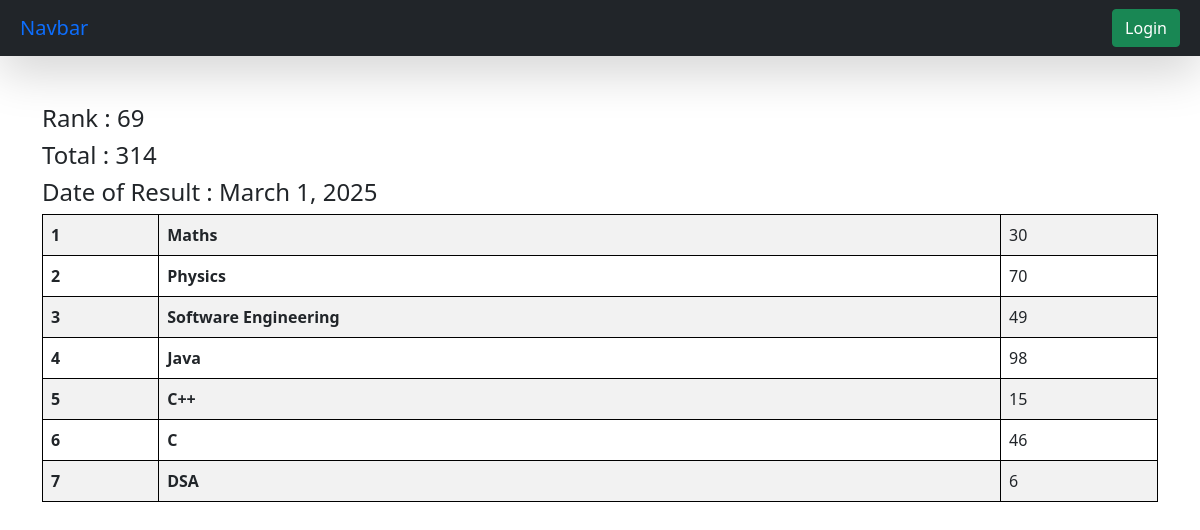
Screenshot of /check_marks/STU-0218 with the database file from the repository.
### ReportCard/models.py (models this page shows, shortened)
class SubjectMarks(models.Model):
  student = models.ForeignKey(Student , related_name="studentmarks" , on_delete=models.CASCADE)
  subject = models.ForeignKey(Subject , on_delete=models.CASCADE )
  marks = models.IntegerField()
  class Meta:
    unique_together = ['student' , 'subject']

class Student(models.Model):
  department = models.ForeignKey(Department , related_name="depart" , on_delete=models.CASCADE )
  student_id = models.OneToOneField(StudentID , related_name="studentid" , on_delete=models.CASCADE)
  student_name = models.CharField(max_length=100)
  student_email = models.EmailField(unique=True)
  student_age = models.IntegerField(default=18)
  student_address = models.TextField()
  class Meta:
    ordering = ['student_name']
    verbose_name = "student"

class ReportCard(models.Model):
  student = models.ForeignKey(Student , related_name="studentreportcard" , on_delete=models.CASCADE)
  student_rank = models.IntegerField()
  date_of_report_card_generation = models.DateField(auto_now_add= True)
  class Meta:
    unique_together = ['student_rank' ,'date_of_report_card_generation' ]

class Subject(models.Model):
  subject_name = models.CharField(max_length=100)

### ReportCard/views.py (the view)
# urls.py: path('check_marks/<student_id>' , see_marks , name = "see_marks"),
def see_marks(request , student_id):
  queryset = SubjectMarks.objects.filter(student__student_id__student_id = student_id)
  total_marks = queryset.aggregate(total_marks = Sum('marks'))
  return render(request , 'see_marks.html' , {'queryset' : queryset , 'total_marks' : total_marks})

### ReportCard/templates/see_marks.html
{% extends "base.html" %}
{% block start %}
<div class="container mt-5">
  <h4>Rank : {{queryset.first.student.studentreportcard.first.student_rank}} </h4>
  <h4>Total : {{total_marks.total_marks}} </h4>
  <h4>Date of Result : {{queryset.first.student.studentreportcard.first.date_of_report_card_generation}} </h4>
  <table class="table table-striped">
    <tbody>
      {% for marks in queryset %}
      <tr>
        <th scope="row">{{forloop.counter}}</th>
        <td>
            <b>{{marks.subject.subject_name}}</b>
          </td>
        <td>{{marks.marks}}</td>
      </tr>
      {% endfor%}
    </tbody>
  </table>
</div>
{% endblock %}

### ReportCard/templates/base.html (style rules this page uses)
table, th , td { border: 1px solid black; }

### rows the page displays
SubjectMarks: first.student.studentreportcard.first.student_rank "69", first.student.studentreportcard.first.date_of_report_card_generation "March 1, 2025", subject.subject_name "Maths", marks "30"
SubjectMarks: subject.subject_name "Physics", marks "70"
SubjectMarks: subject.subject_name "Software Engineering", marks "49"
SubjectMarks: subject.subject_name "Java", marks "98"
SubjectMarks: subject.subject_name "C++", marks "15"
SubjectMarks: subject.subject_name "C", marks "46"
SubjectMarks: subject.subject_name "DSA", marks "6"

### other values shown
{{ total_marks.total_marks }} "314"
